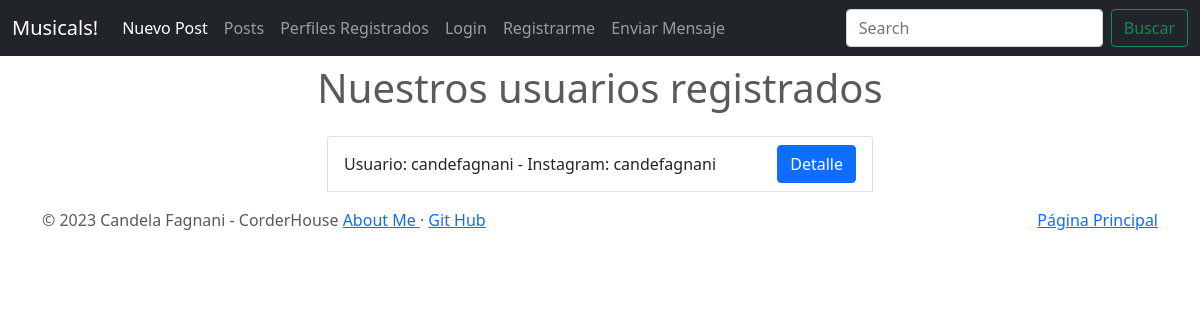
Before: /profile/list with the older database file.
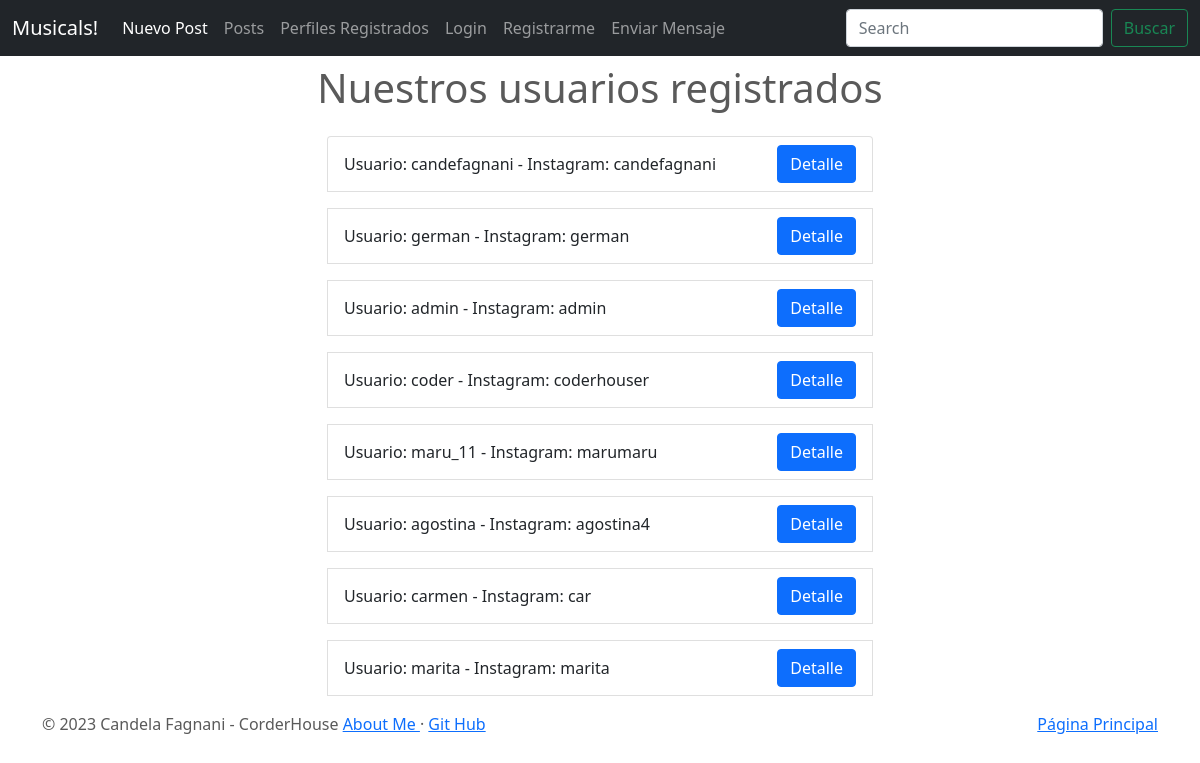
After: the same page with the newer database file.
### Musicales/models.py (models this page shows)
class Profile(models.Model):
    user = models.OneToOneField(to = User, on_delete = models.CASCADE, related_name = "profile")
    instagram = models.CharField(max_length = 100)
    email = models.EmailField()
    imagen = models.ImageField(default = 'default.png', upload_to = 'profiles')
    def __str__(self):
        return f"Usuario: {self.user} - Instagram: {self.instagram}"

### Musicales/views.py (the view)
# urls.py: path('profile/list',ProfileList.as_view(), name = "profile-list"),
class ProfileList(ListView):
    model = Profile
    template_name = 'Musicales/profile_list.html'

### Musicales/templates/Musicales/profile_list.html (shortened to what this page needs)
{% extends "Musicales/base.html" %}
{% block main %}
  <div class="container">
    <h1 class="text-center mb-4">Nuestros usuarios registrados</h1>
    <div class="row justify-content-center">
      <div class="col-lg-6">
        <ul class="list-group">
          {% for profile in object_list %}
            <li class="list-group-item d-flex justify-content-between align-items-center">{{ profile }} <a href="{% url 'profile-detail' profile.id %}" class="btn btn-primary">Detalle</a></li>
          {% empty %}
            <li class="list-group-item">No hay perfiles</li>
          {% endfor %}
        </ul>
      </div>
    </div>
  </div>
{% endblock %}

Changed rows visible on the page:
added Profile: user+instagram "Usuario: german - Instagram: german"
added Profile: user+instagram "Usuario: admin - Instagram: admin"
added Profile: user+instagram "Usuario: coder - Instagram: coderhouser"
added Profile: user+instagram "Usuario: maru_11 - Instagram: marumaru"
added Profile: user+instagram "Usuario: agostina - Instagram: agostina4"
added Profile: user+instagram "Usuario: carmen - Instagram: car"
added Profile: user+instagram "Usuario: marita - Instagram: marita"
